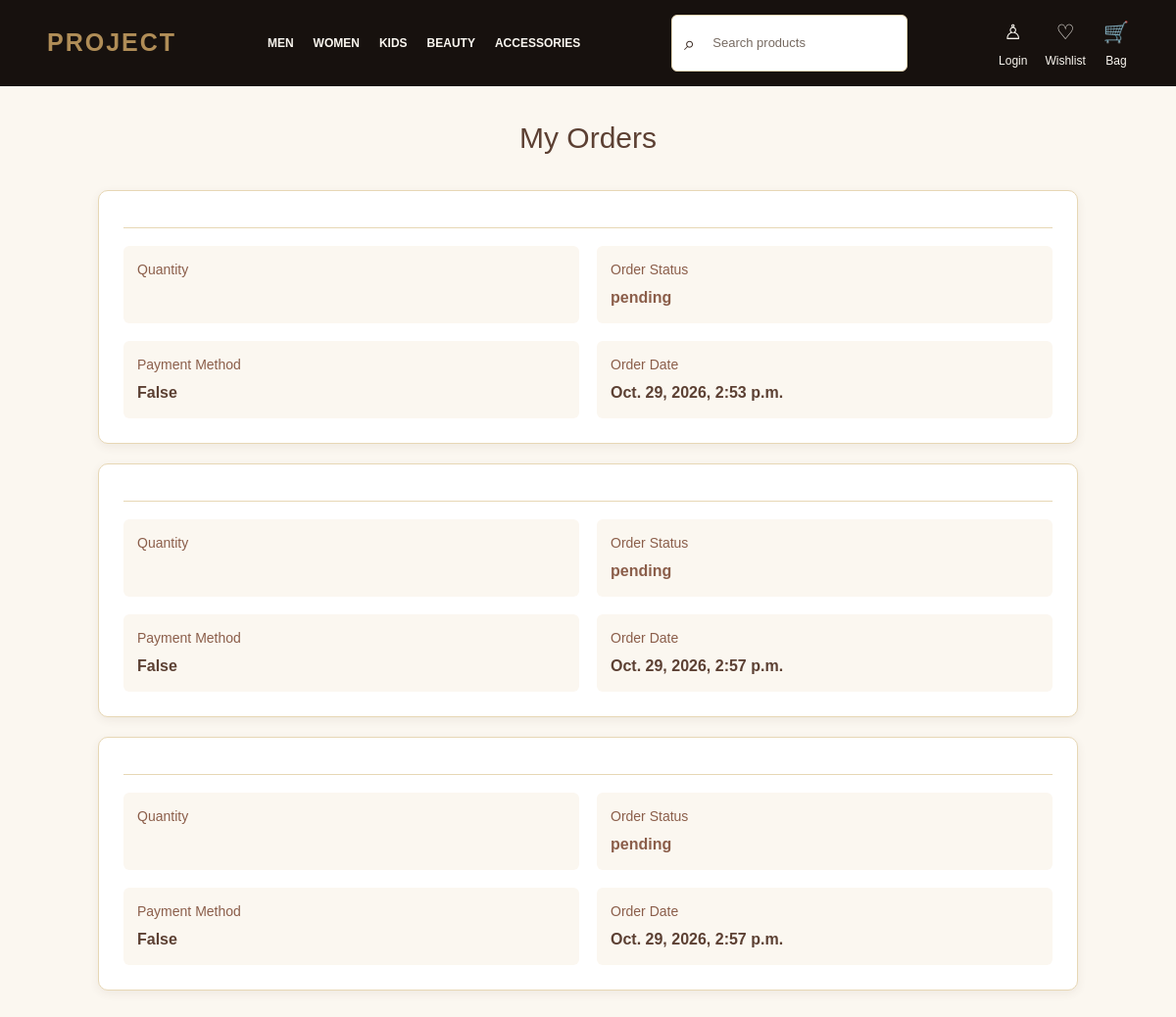
The app's page /order/ (signed in) with its own data.
### shopapp/models.py (models this page shows, shortened)
class Order(models.Model):
    user=models.ForeignKey(CustomUser,on_delete=models.CASCADE)
    cart=models.ForeignKey(Cart,on_delete=models.CASCADE)
    time=models.DateTimeField()
    status_info=(
        ('pending','Pending'),
        ('confirmed','Confirmed'),
        ('shipped','Shipped'),
        ('cancelled','Cancelled'),
        ('delivered','Delivered')
    )
    status=models.CharField(max_length=15,choices=status_info,default='pending')
    payment_status=(
        ('unpaid','Unpaid'),
        ('paid','Paid')
    )
    payment=models.BooleanField(choices=status_info,default='False')

### shopapp/views.py (the view)
# urls.py: path('order/',buy,name='order'),
@login_required
def buy(request):
    if request.method=='POST':
        item=Cart.objects.filter(user=request.user)
        for i in item:
            Order.objects.create(user=request.user,cart=i,status='pending',payment='False',time=datetime.datetime.now())
        return redirect('order')
    order=Order.objects.filter(user=request.user)
    return render(request,'order.html',{'order':order})

### templates/order.html (shortened to what this page needs)
{% extends 'base.html' %}
{% block content %}
<!DOCTYPE html>
<html lang="en">
<head>
</head>
<body>
    <h2>My Orders</h2>
    <div class="order-container">
        {% for o in order %}
        <div class="order-card">
            <h3>{{ o.product.name }}</h3>
            <div class="order-details">
                <div class="detail">
                    <p>Quantity</p>
                </div>
                <div class="detail">
                    <p>Order Status</p>
                    <span class="status">{{ o.status }}</span>
                </div>
                <div class="detail">
                    <p>Payment Method</p>
                    <span>{{ o.payment }}</span>
                </div>
                <div class="detail">
                    <p>Order Date</p>
                    <span>{{ o.time }}</span>
                </div>
            </div>
        </div>
        {% empty %}
        <div class="empty-order">
            <p>You haven't placed any orders yet.</p>
        </div>
        {% endfor %}
    </div>
</body>
</html>
{% endblock %}

### shopapp/static/styles.css (style rules this page uses)
* { margin: 0; padding: 0; box-sizing: border-box; }
body { background-color: #FBF7F0; color: #17110E; font-family: Arial, sans-serif; }
h1, h2, h3 { color: #17110E; }

### templates/order.html (style rules this page uses)
* { margin: 0; padding: 0; box-sizing: border-box; }
body { font-family: Arial, sans-serif; background-color: #FBF7F0; color: #17110E; }
h2 { text-align: center; margin: 35px 0; color: #5C4033; font-size: 30px; }
.order-container { width: 90%; max-width: 1000px; margin: 30px auto; }
.order-card { background-color: #FFFFFF; border: 1px solid #E7D7B5; border-radius: 10px; padding: 25px; margin-bottom: 20px; box-shadow: 0 3px 10px rgba(92, 64, 51, 0.08); transition: 0.3s; }
.order-card h3 { font-size: 21px; color: #5C4033; margin-bottom: 18px; border-bottom: 1px solid #E7D7B5; padding-bottom: 12px; }
.order-details { display: grid; grid-template-columns: repeat(2, 1fr); gap: 18px; }
.detail { background-color: #FBF7F0; padding: 14px; border-radius: 6px; }
.detail p { font-size: 14px; color: #8B5E4A; margin-bottom: 6px; }
.detail span { font-size: 16px; font-weight: bold; color: #5C4033; }
.status { color: #8B5E4A !important; }

### records on screen
Order: status "pending", payment "False", time "Oct. 29, 2026, 2:53 p.m."
Order: status "pending", payment "False", time "Oct. 29, 2026, 2:57 p.m."
Order: status "pending", payment "False", time "Oct. 29, 2026, 2:57 p.m."
